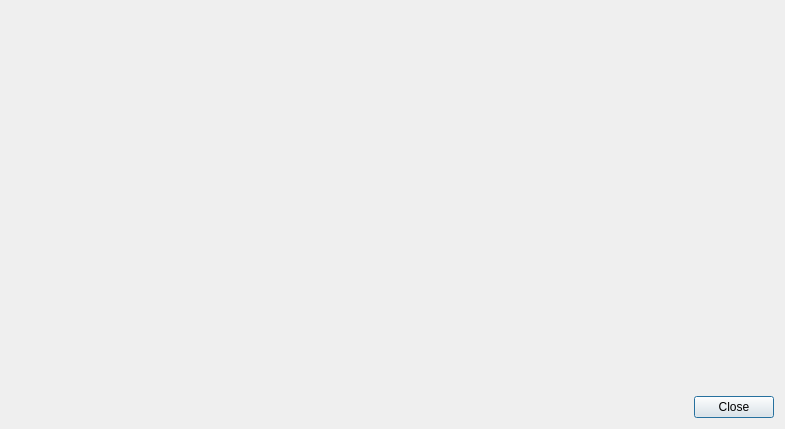
<?xml version="1.0" encoding="UTF-8"?>
<ui version="4.0">
 <class>DialogXVirusTotal</class>
 <widget class="QDialog" name="DialogXVirusTotal">
  <property name="windowModality">
   <enum>Qt::ApplicationModal</enum>
  </property>
  <property name="geometry">
   <rect>
    <x>0</x>
    <y>0</y>
    <width>785</width>
    <height>429</height>
   </rect>
  </property>
  <property name="windowTitle">
   <string notr="true">VirusTotal</string>
  </property>
  <property name="modal">
   <bool>true</bool>
  </property>
  <layout class="QVBoxLayout" name="verticalLayout">
   <item>
    <widget class="XVirusTotalWidget" name="widget" native="true">
     <property name="sizePolicy">
      <sizepolicy hsizetype="Expanding" vsizetype="Expanding">
       <horstretch>0</horstretch>
       <verstretch>0</verstretch>
      </sizepolicy>
     </property>
    </widget>
   </item>
   <item>
    <layout class="QHBoxLayout" name="horizontalLayout">
     <item>
      <spacer name="horizontalSpacer">
       <property name="orientation">
        <enum>Qt::Horizontal</enum>
       </property>
       <property name="sizeHint" stdset="0">
        <size>
         <width>40</width>
         <height>20</height>
        </size>
       </property>
      </spacer>
     </item>
     <item>
      <widget class="QPushButton" name="pushButtonClose">
       <property name="text">
        <string>Close</string>
       </property>
      </widget>
     </item>
    </layout>
   </item>
  </layout>
 </widget>
 <customwidgets>
  <customwidget>
   <class>XVirusTotalWidget</class>
   <extends>QWidget</extends>
   <header>xvirustotalwidget.h</header>
   <container>1</container>
  </customwidget>
 </customwidgets>
 <resources/>
 <connections/>
</ui>
